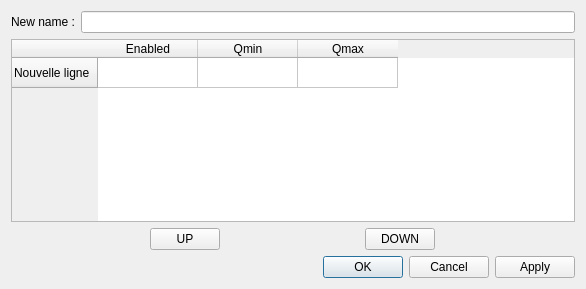
<?xml version="1.0" encoding="UTF-8"?>
<ui version="4.0">
 <class>concatenateDialog</class>
 <widget class="QDialog" name="concatenateDialog">
  <property name="geometry">
   <rect>
    <x>0</x>
    <y>0</y>
    <width>586</width>
    <height>289</height>
   </rect>
  </property>
  <property name="windowTitle">
   <string>Concatenate datas</string>
  </property>
  <layout class="QVBoxLayout" name="verticalLayout">
   <item>
    <layout class="QFormLayout" name="formLayout">
     <property name="labelAlignment">
      <set>Qt::AlignRight|Qt::AlignTrailing|Qt::AlignVCenter</set>
     </property>
     <item row="0" column="0">
      <widget class="QLabel" name="label">
       <property name="text">
        <string>New name :</string>
       </property>
      </widget>
     </item>
     <item row="0" column="1">
      <widget class="QLineEdit" name="lineEditNewName"/>
     </item>
    </layout>
   </item>
   <item>
    <widget class="QTableWidget" name="tableWidget">
     <property name="sortingEnabled">
      <bool>false</bool>
     </property>
     <row>
      <property name="text">
       <string>Nouvelle ligne</string>
      </property>
     </row>
     <column>
      <property name="text">
       <string>Enabled</string>
      </property>
     </column>
     <column>
      <property name="text">
       <string>Qmin</string>
      </property>
     </column>
     <column>
      <property name="text">
       <string>Qmax</string>
      </property>
     </column>
    </widget>
   </item>
   <item>
    <layout class="QGridLayout" name="gridLayout_2">
     <item row="0" column="0">
      <widget class="QPushButton" name="pushButtonUP">
       <property name="enabled">
        <bool>true</bool>
       </property>
       <property name="maximumSize">
        <size>
         <width>70</width>
         <height>16777215</height>
        </size>
       </property>
       <property name="text">
        <string>UP</string>
       </property>
      </widget>
     </item>
     <item row="0" column="1">
      <widget class="QPushButton" name="pushButtonDOWN">
       <property name="enabled">
        <bool>true</bool>
       </property>
       <property name="maximumSize">
        <size>
         <width>70</width>
         <height>16777215</height>
        </size>
       </property>
       <property name="text">
        <string>DOWN</string>
       </property>
      </widget>
     </item>
    </layout>
   </item>
   <item>
    <widget class="QDialogButtonBox" name="buttonBox">
     <property name="orientation">
      <enum>Qt::Horizontal</enum>
     </property>
     <property name="standardButtons">
      <set>QDialogButtonBox::Apply|QDialogButtonBox::Cancel|QDialogButtonBox::Ok</set>
     </property>
    </widget>
   </item>
  </layout>
 </widget>
 <resources/>
 <connections>
  <connection>
   <sender>buttonBox</sender>
   <signal>accepted()</signal>
   <receiver>concatenateDialog</receiver>
   <slot>accept()</slot>
   <hints>
    <hint type="sourcelabel">
     <x>248</x>
     <y>254</y>
    </hint>
    <hint type="destinationlabel">
     <x>157</x>
     <y>274</y>
    </hint>
   </hints>
  </connection>
  <connection>
   <sender>buttonBox</sender>
   <signal>rejected()</signal>
   <receiver>concatenateDialog</receiver>
   <slot>reject()</slot>
   <hints>
    <hint type="sourcelabel">
     <x>316</x>
     <y>260</y>
    </hint>
    <hint type="destinationlabel">
     <x>286</x>
     <y>274</y>
    </hint>
   </hints>
  </connection>
 </connections>
</ui>
